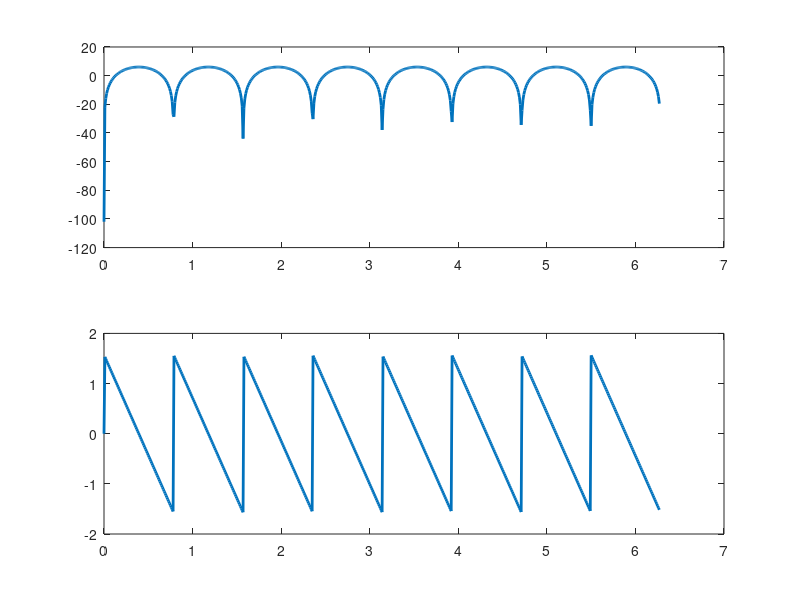
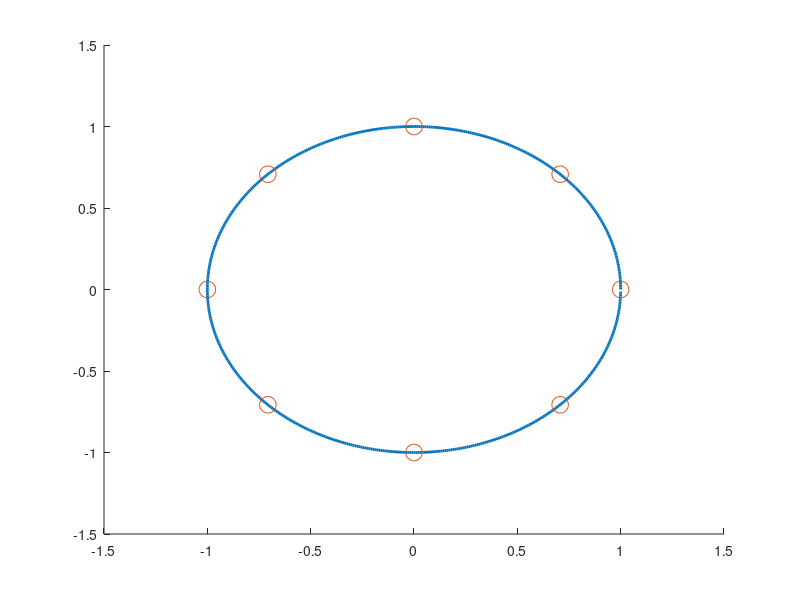
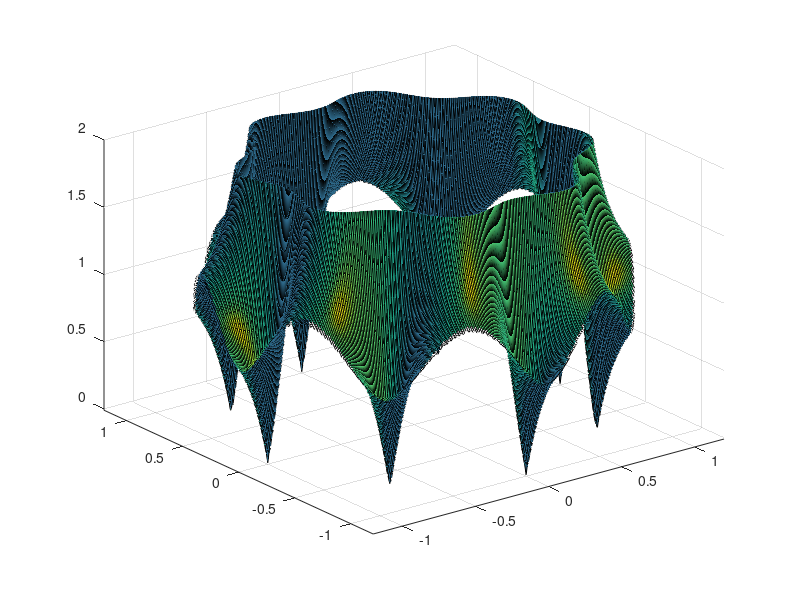

Write the MATLAB code that produced these figures, in order.
%
% $Id: ICF2.m 29 2013-05-17 04:18:06Z nicb $
%
clear all;
close all;

% yt = xt - R^L*x(t-L)
% H(z) = [1-R^L*z^-L]

R = 0.999999; % profondità dei denti
L = 8; % ordine del filtro (L+1 termini, da 0 a L+1)
step = 0.01;
W = [0:step:2*pi-step];
z = exp(i*W);

H = 1-((R.^(L))*(z.^(-L))); %fn di trasferimento ==> che diventa 
figure(1, 'visible', 'off') % la risp in freq per via di z 
subplot (2,1,1)
plot (W,20*log10(abs(H)), 'LineWidth', 2);
subplot(2,1,2)
plot (W,arg(H), 'LineWidth', 2);
%PRINT 1

figure(2, 'visible', 'off')
% L+1 coefficienti (include anche lo zero),
% dal più alto al più basso
coefs = zeros(1,L+1);
coefs(L+1) = 1; % coefficiente zero (ultimo)
coefs(1) = -R^L; % coefficiente L-esimo (primo)
zri = roots(coefs);
cerchio = exp(i*W);
hold on
plot(cerchio, 'LineWidth', 2)
plot(zri, 'o', 'markersize', 12);
hold off
%PRINT 2

figure(3, 'visible', 'off')
meshstep = 0.01;
reals = [-1.2:meshstep:1.2];
imags = reals;
zplane = zeros(length(reals), length(imags));
ringsize=0.2;
lowerring=R-ringsize;
upperring=R+ringsize;
for k=1:length(imags)
  for l=1:length(reals)
    zval = reals(l) + (i*imags(k));
    zvalmag = abs(zval);
    if zvalmag >= lowerring && zvalmag <= upperring
      zplane(l,k) = 1 - ((R.^(L)*zval^(-L)));
    else
      zplane(l,k) = NaN;
    end
  end
end
surfl(reals, imags, abs(zplane))
axis([-1.2 1.2 -1.2 1.2 -0.01 2]);
%PRINT 3
